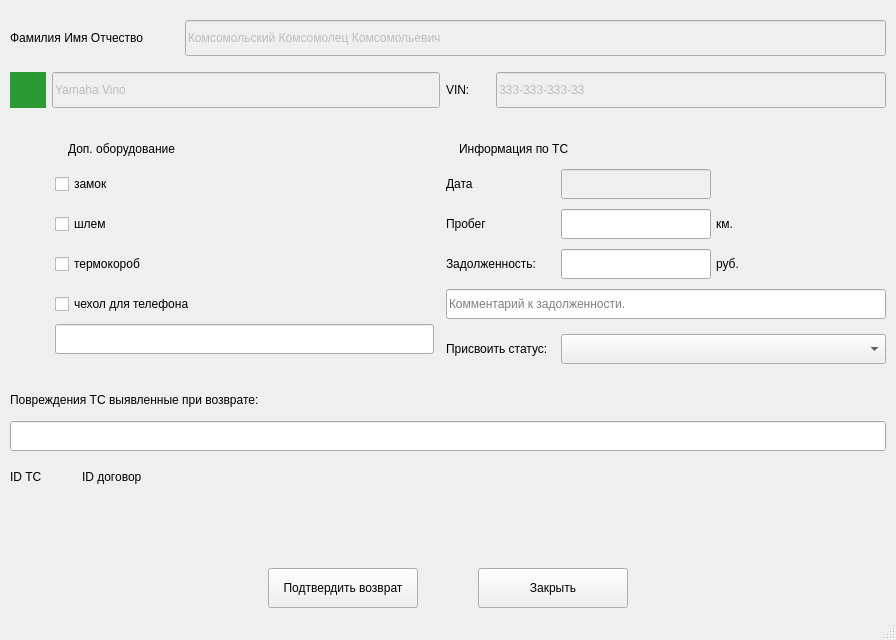
<?xml version="1.0" encoding="UTF-8"?>
<ui version="4.0">
 <class>WindowReturnVehicle</class>
 <widget class="QMainWindow" name="WindowReturnVehicle">
  <property name="geometry">
   <rect>
    <x>0</x>
    <y>0</y>
    <width>896</width>
    <height>640</height>
   </rect>
  </property>
  <property name="minimumSize">
   <size>
    <width>896</width>
    <height>640</height>
   </size>
  </property>
  <property name="maximumSize">
   <size>
    <width>896</width>
    <height>640</height>
   </size>
  </property>
  <property name="windowTitle">
   <string>MainWindow</string>
  </property>
  <property name="styleSheet">
   <string notr="true"/>
  </property>
  <widget class="QWidget" name="centralwidget">
   <layout class="QVBoxLayout" name="verticalLayout_3">
    <property name="leftMargin">
     <number>10</number>
    </property>
    <property name="topMargin">
     <number>20</number>
    </property>
    <property name="rightMargin">
     <number>10</number>
    </property>
    <property name="bottomMargin">
     <number>10</number>
    </property>
    <item>
     <layout class="QHBoxLayout" name="horizontalLayout_5">
      <property name="spacing">
       <number>5</number>
      </property>
      <item>
       <widget class="QLabel" name="label">
        <property name="minimumSize">
         <size>
          <width>170</width>
          <height>0</height>
         </size>
        </property>
        <property name="maximumSize">
         <size>
          <width>170</width>
          <height>16777215</height>
         </size>
        </property>
        <property name="text">
         <string>Фамилия Имя Отчество</string>
        </property>
       </widget>
      </item>
      <item>
       <widget class="QLineEdit" name="le_fio_arendator">
        <property name="enabled">
         <bool>false</bool>
        </property>
        <property name="minimumSize">
         <size>
          <width>0</width>
          <height>36</height>
         </size>
        </property>
        <property name="text">
         <string>Комсомольский Комсомолец Комсомольевич</string>
        </property>
       </widget>
      </item>
     </layout>
    </item>
    <item>
     <layout class="QHBoxLayout" name="horizontalLayout_13">
      <property name="topMargin">
       <number>10</number>
      </property>
      <property name="bottomMargin">
       <number>10</number>
      </property>
      <item>
       <widget class="QLabel" name="lbl_color_ts">
        <property name="minimumSize">
         <size>
          <width>36</width>
          <height>36</height>
         </size>
        </property>
        <property name="maximumSize">
         <size>
          <width>36</width>
          <height>36</height>
         </size>
        </property>
        <property name="styleSheet">
         <string notr="true">background-color: rgb(44, 153, 52);</string>
        </property>
        <property name="text">
         <string/>
        </property>
       </widget>
      </item>
      <item>
       <widget class="QLineEdit" name="lbl_ts">
        <property name="enabled">
         <bool>false</bool>
        </property>
        <property name="minimumSize">
         <size>
          <width>340</width>
          <height>36</height>
         </size>
        </property>
        <property name="maximumSize">
         <size>
          <width>388</width>
          <height>36</height>
         </size>
        </property>
        <property name="text">
         <string>Yamaha Vino</string>
        </property>
       </widget>
      </item>
      <item>
       <widget class="QLabel" name="label_12">
        <property name="minimumSize">
         <size>
          <width>0</width>
          <height>0</height>
         </size>
        </property>
        <property name="maximumSize">
         <size>
          <width>16777215</width>
          <height>16777215</height>
         </size>
        </property>
        <property name="text">
         <string>VIN:</string>
        </property>
       </widget>
      </item>
      <item>
       <widget class="QLineEdit" name="lbl_vin_ts">
        <property name="enabled">
         <bool>false</bool>
        </property>
        <property name="minimumSize">
         <size>
          <width>390</width>
          <height>36</height>
         </size>
        </property>
        <property name="maximumSize">
         <size>
          <width>390</width>
          <height>36</height>
         </size>
        </property>
        <property name="text">
         <string>333-333-333-33</string>
        </property>
       </widget>
      </item>
     </layout>
    </item>
    <item>
     <layout class="QHBoxLayout" name="horizontalLayout">
      <property name="spacing">
       <number>0</number>
      </property>
      <property name="topMargin">
       <number>10</number>
      </property>
      <property name="rightMargin">
       <number>0</number>
      </property>
      <item>
       <widget class="QFrame" name="grb_equipment">
        <property name="minimumSize">
         <size>
          <width>380</width>
          <height>245</height>
         </size>
        </property>
        <property name="maximumSize">
         <size>
          <width>16777215</width>
          <height>245</height>
         </size>
        </property>
        <property name="styleSheet">
         <string notr="true"/>
        </property>
        <layout class="QVBoxLayout" name="verticalLayout_4">
         <property name="spacing">
          <number>5</number>
         </property>
         <property name="leftMargin">
          <number>45</number>
         </property>
         <property name="topMargin">
          <number>0</number>
         </property>
         <property name="rightMargin">
          <number>12</number>
         </property>
         <property name="bottomMargin">
          <number>0</number>
         </property>
         <item>
          <widget class="QLabel" name="label_16">
           <property name="minimumSize">
            <size>
             <width>0</width>
             <height>30</height>
            </size>
           </property>
           <property name="maximumSize">
            <size>
             <width>16777215</width>
             <height>30</height>
            </size>
           </property>
           <property name="styleSheet">
            <string notr="true">padding-left: 10px;</string>
           </property>
           <property name="text">
            <string>Доп. оборудование</string>
           </property>
          </widget>
         </item>
         <item>
          <layout class="QVBoxLayout" name="checkboxes_layout">
           <property name="spacing">
            <number>10</number>
           </property>
           <property name="topMargin">
            <number>0</number>
           </property>
           <property name="rightMargin">
            <number>0</number>
           </property>
           <item>
            <widget class="QCheckBox" name="chb_lock">
             <property name="sizePolicy">
              <sizepolicy hsizetype="Expanding" vsizetype="Minimum">
               <horstretch>0</horstretch>
               <verstretch>0</verstretch>
              </sizepolicy>
             </property>
             <property name="minimumSize">
              <size>
               <width>0</width>
               <height>30</height>
              </size>
             </property>
             <property name="maximumSize">
              <size>
               <width>16777215</width>
               <height>30</height>
              </size>
             </property>
             <property name="cursor">
              <cursorShape>PointingHandCursor</cursorShape>
             </property>
             <property name="text">
              <string>замок</string>
             </property>
             <property name="iconSize">
              <size>
               <width>20</width>
               <height>20</height>
              </size>
             </property>
            </widget>
           </item>
           <item>
            <widget class="QCheckBox" name="chb_shlem">
             <property name="sizePolicy">
              <sizepolicy hsizetype="Expanding" vsizetype="Minimum">
               <horstretch>0</horstretch>
               <verstretch>0</verstretch>
              </sizepolicy>
             </property>
             <property name="minimumSize">
              <size>
               <width>0</width>
               <height>30</height>
              </size>
             </property>
             <property name="maximumSize">
              <size>
               <width>16777215</width>
               <height>30</height>
              </size>
             </property>
             <property name="cursor">
              <cursorShape>PointingHandCursor</cursorShape>
             </property>
             <property name="text">
              <string>шлем</string>
             </property>
            </widget>
           </item>
           <item>
            <widget class="QCheckBox" name="chb_termocorob">
             <property name="sizePolicy">
              <sizepolicy hsizetype="Expanding" vsizetype="Minimum">
               <horstretch>0</horstretch>
               <verstretch>0</verstretch>
              </sizepolicy>
             </property>
             <property name="minimumSize">
              <size>
               <width>0</width>
               <height>30</height>
              </size>
             </property>
             <property name="maximumSize">
              <size>
               <width>16777215</width>
               <height>30</height>
              </size>
             </property>
             <property name="cursor">
              <cursorShape>PointingHandCursor</cursorShape>
             </property>
             <property name="text">
              <string>термокороб</string>
             </property>
            </widget>
           </item>
           <item>
            <widget class="QCheckBox" name="chb_chehol">
             <property name="sizePolicy">
              <sizepolicy hsizetype="Expanding" vsizetype="Minimum">
               <horstretch>0</horstretch>
               <verstretch>0</verstretch>
              </sizepolicy>
             </property>
             <property name="minimumSize">
              <size>
               <width>0</width>
               <height>30</height>
              </size>
             </property>
             <property name="maximumSize">
              <size>
               <width>16777215</width>
               <height>30</height>
              </size>
             </property>
             <property name="cursor">
              <cursorShape>PointingHandCursor</cursorShape>
             </property>
             <property name="text">
              <string>чехол для телефона</string>
             </property>
            </widget>
           </item>
          </layout>
         </item>
         <item>
          <layout class="QHBoxLayout" name="horizontalLayout_3">
           <property name="spacing">
            <number>5</number>
           </property>
           <property name="topMargin">
            <number>0</number>
           </property>
           <item>
            <widget class="QLineEdit" name="le_equipment">
             <property name="sizePolicy">
              <sizepolicy hsizetype="Expanding" vsizetype="Fixed">
               <horstretch>0</horstretch>
               <verstretch>0</verstretch>
              </sizepolicy>
             </property>
             <property name="minimumSize">
              <size>
               <width>0</width>
               <height>30</height>
              </size>
             </property>
             <property name="maximumSize">
              <size>
               <width>16777215</width>
               <height>30</height>
              </size>
             </property>
            </widget>
           </item>
          </layout>
         </item>
         <item>
          <spacer name="verticalSpacer_3">
           <property name="orientation">
            <enum>Qt::Vertical</enum>
           </property>
           <property name="sizeHint" stdset="0">
            <size>
             <width>20</width>
             <height>40</height>
            </size>
           </property>
          </spacer>
         </item>
        </layout>
       </widget>
      </item>
      <item>
       <widget class="QFrame" name="infoBox">
        <property name="minimumSize">
         <size>
          <width>440</width>
          <height>245</height>
         </size>
        </property>
        <property name="maximumSize">
         <size>
          <width>440</width>
          <height>245</height>
         </size>
        </property>
        <property name="styleSheet">
         <string notr="true"/>
        </property>
        <layout class="QVBoxLayout" name="verticalLayout_2">
         <property name="spacing">
          <number>5</number>
         </property>
         <property name="leftMargin">
          <number>0</number>
         </property>
         <property name="topMargin">
          <number>0</number>
         </property>
         <property name="rightMargin">
          <number>0</number>
         </property>
         <property name="bottomMargin">
          <number>0</number>
         </property>
         <item>
          <widget class="QLabel" name="label_15">
           <property name="minimumSize">
            <size>
             <width>0</width>
             <height>30</height>
            </size>
           </property>
           <property name="maximumSize">
            <size>
             <width>16777215</width>
             <height>30</height>
            </size>
           </property>
           <property name="styleSheet">
            <string notr="true">padding-left: 10px;</string>
           </property>
           <property name="text">
            <string>Информация по ТС</string>
           </property>
          </widget>
         </item>
         <item>
          <layout class="QVBoxLayout" name="verticalLayout_6">
           <property name="spacing">
            <number>10</number>
           </property>
           <property name="topMargin">
            <number>0</number>
           </property>
           <property name="bottomMargin">
            <number>0</number>
           </property>
           <item>
            <layout class="QHBoxLayout" name="horizontalLayout_9">
             <property name="spacing">
              <number>5</number>
             </property>
             <property name="bottomMargin">
              <number>0</number>
             </property>
             <item>
              <widget class="QLabel" name="label_3">
               <property name="sizePolicy">
                <sizepolicy hsizetype="Fixed" vsizetype="Preferred">
                 <horstretch>0</horstretch>
                 <verstretch>0</verstretch>
                </sizepolicy>
               </property>
               <property name="minimumSize">
                <size>
                 <width>110</width>
                 <height>0</height>
                </size>
               </property>
               <property name="maximumSize">
                <size>
                 <width>110</width>
                 <height>16777215</height>
                </size>
               </property>
               <property name="text">
                <string>Дата</string>
               </property>
              </widget>
             </item>
             <item>
              <widget class="QLineEdit" name="date_return">
               <property name="enabled">
                <bool>false</bool>
               </property>
               <property name="minimumSize">
                <size>
                 <width>150</width>
                 <height>30</height>
                </size>
               </property>
               <property name="maximumSize">
                <size>
                 <width>150</width>
                 <height>30</height>
                </size>
               </property>
              </widget>
             </item>
             <item>
              <widget class="QLabel" name="label_9">
               <property name="sizePolicy">
                <sizepolicy hsizetype="Expanding" vsizetype="Preferred">
                 <horstretch>0</horstretch>
                 <verstretch>0</verstretch>
                </sizepolicy>
               </property>
               <property name="minimumSize">
                <size>
                 <width>0</width>
                 <height>0</height>
                </size>
               </property>
               <property name="maximumSize">
                <size>
                 <width>16777215</width>
                 <height>16777215</height>
                </size>
               </property>
               <property name="text">
                <string/>
               </property>
              </widget>
             </item>
            </layout>
           </item>
           <item>
            <layout class="QHBoxLayout" name="horizontalLayout_8">
             <property name="spacing">
              <number>5</number>
             </property>
             <property name="bottomMargin">
              <number>0</number>
             </property>
             <item>
              <widget class="QLabel" name="label_4">
               <property name="sizePolicy">
                <sizepolicy hsizetype="Fixed" vsizetype="Preferred">
                 <horstretch>0</horstretch>
                 <verstretch>0</verstretch>
                </sizepolicy>
               </property>
               <property name="minimumSize">
                <size>
                 <width>110</width>
                 <height>0</height>
                </size>
               </property>
               <property name="maximumSize">
                <size>
                 <width>110</width>
                 <height>16777215</height>
                </size>
               </property>
               <property name="text">
                <string>Пробег</string>
               </property>
              </widget>
             </item>
             <item>
              <widget class="QLineEdit" name="le_prev_mileage">
               <property name="sizePolicy">
                <sizepolicy hsizetype="Fixed" vsizetype="Preferred">
                 <horstretch>0</horstretch>
                 <verstretch>0</verstretch>
                </sizepolicy>
               </property>
               <property name="minimumSize">
                <size>
                 <width>150</width>
                 <height>30</height>
                </size>
               </property>
               <property name="maximumSize">
                <size>
                 <width>150</width>
                 <height>30</height>
                </size>
               </property>
              </widget>
             </item>
             <item>
              <widget class="QLabel" name="label_5">
               <property name="sizePolicy">
                <sizepolicy hsizetype="Expanding" vsizetype="Preferred">
                 <horstretch>0</horstretch>
                 <verstretch>0</verstretch>
                </sizepolicy>
               </property>
               <property name="minimumSize">
                <size>
                 <width>0</width>
                 <height>0</height>
                </size>
               </property>
               <property name="maximumSize">
                <size>
                 <width>16777215</width>
                 <height>16777215</height>
                </size>
               </property>
               <property name="text">
                <string>км.</string>
               </property>
              </widget>
             </item>
             <item>
              <widget class="QLabel" name="lbl_error">
               <property name="font">
                <font>
                 <pointsize>7</pointsize>
                </font>
               </property>
               <property name="text">
                <string/>
               </property>
              </widget>
             </item>
            </layout>
           </item>
           <item>
            <layout class="QHBoxLayout" name="horizontalLayout_4">
             <property name="spacing">
              <number>5</number>
             </property>
             <property name="bottomMargin">
              <number>0</number>
             </property>
             <item alignment="Qt::AlignLeft">
              <widget class="QLabel" name="label_8">
               <property name="sizePolicy">
                <sizepolicy hsizetype="Fixed" vsizetype="Preferred">
                 <horstretch>0</horstretch>
                 <verstretch>0</verstretch>
                </sizepolicy>
               </property>
               <property name="minimumSize">
                <size>
                 <width>110</width>
                 <height>0</height>
                </size>
               </property>
               <property name="maximumSize">
                <size>
                 <width>110</width>
                 <height>16777215</height>
                </size>
               </property>
               <property name="text">
                <string>Задолженность:</string>
               </property>
              </widget>
             </item>
             <item>
              <widget class="QLineEdit" name="le_size_dolg">
               <property name="sizePolicy">
                <sizepolicy hsizetype="Fixed" vsizetype="Preferred">
                 <horstretch>0</horstretch>
                 <verstretch>0</verstretch>
                </sizepolicy>
               </property>
               <property name="minimumSize">
                <size>
                 <width>150</width>
                 <height>30</height>
                </size>
               </property>
               <property name="maximumSize">
                <size>
                 <width>150</width>
                 <height>30</height>
                </size>
               </property>
              </widget>
             </item>
             <item>
              <widget class="QLabel" name="label_2">
               <property name="sizePolicy">
                <sizepolicy hsizetype="Expanding" vsizetype="Preferred">
                 <horstretch>0</horstretch>
                 <verstretch>0</verstretch>
                </sizepolicy>
               </property>
               <property name="minimumSize">
                <size>
                 <width>0</width>
                 <height>0</height>
                </size>
               </property>
               <property name="maximumSize">
                <size>
                 <width>16777215</width>
                 <height>16777215</height>
                </size>
               </property>
               <property name="text">
                <string>руб.</string>
               </property>
              </widget>
             </item>
             <item>
              <widget class="QLabel" name="lbl_error_2">
               <property name="text">
                <string/>
               </property>
              </widget>
             </item>
            </layout>
           </item>
           <item>
            <layout class="QHBoxLayout" name="horizontalLayout_10">
             <property name="spacing">
              <number>5</number>
             </property>
             <property name="bottomMargin">
              <number>0</number>
             </property>
             <item>
              <widget class="QLineEdit" name="le_comment_size_dolg">
               <property name="minimumSize">
                <size>
                 <width>400</width>
                 <height>30</height>
                </size>
               </property>
               <property name="maximumSize">
                <size>
                 <width>16777215</width>
                 <height>30</height>
                </size>
               </property>
               <property name="placeholderText">
                <string>Комментарий к задолженности.</string>
               </property>
              </widget>
             </item>
            </layout>
           </item>
          </layout>
         </item>
         <item>
          <layout class="QHBoxLayout" name="horizontalLayout_6">
           <property name="spacing">
            <number>5</number>
           </property>
           <property name="topMargin">
            <number>10</number>
           </property>
           <item>
            <widget class="QLabel" name="label_11">
             <property name="sizePolicy">
              <sizepolicy hsizetype="Fixed" vsizetype="Preferred">
               <horstretch>0</horstretch>
               <verstretch>0</verstretch>
              </sizepolicy>
             </property>
             <property name="minimumSize">
              <size>
               <width>110</width>
               <height>0</height>
              </size>
             </property>
             <property name="maximumSize">
              <size>
               <width>110</width>
               <height>16777215</height>
              </size>
             </property>
             <property name="text">
              <string>Присвоить статус:</string>
             </property>
            </widget>
           </item>
           <item>
            <widget class="QComboBox" name="cb_status_ts">
             <property name="sizePolicy">
              <sizepolicy hsizetype="Expanding" vsizetype="Fixed">
               <horstretch>0</horstretch>
               <verstretch>0</verstretch>
              </sizepolicy>
             </property>
             <property name="minimumSize">
              <size>
               <width>0</width>
               <height>30</height>
              </size>
             </property>
             <property name="maximumSize">
              <size>
               <width>16777215</width>
               <height>30</height>
              </size>
             </property>
             <property name="cursor">
              <cursorShape>PointingHandCursor</cursorShape>
             </property>
            </widget>
           </item>
          </layout>
         </item>
         <item>
          <spacer name="verticalSpacer_2">
           <property name="orientation">
            <enum>Qt::Vertical</enum>
           </property>
           <property name="sizeHint" stdset="0">
            <size>
             <width>20</width>
             <height>40</height>
            </size>
           </property>
          </spacer>
         </item>
        </layout>
       </widget>
      </item>
     </layout>
    </item>
    <item>
     <widget class="QLabel" name="label_10">
      <property name="sizePolicy">
       <sizepolicy hsizetype="Expanding" vsizetype="Preferred">
        <horstretch>0</horstretch>
        <verstretch>0</verstretch>
       </sizepolicy>
      </property>
      <property name="minimumSize">
       <size>
        <width>0</width>
        <height>30</height>
       </size>
      </property>
      <property name="maximumSize">
       <size>
        <width>16777215</width>
        <height>16777215</height>
       </size>
      </property>
      <property name="text">
       <string>Повреждения ТС выявленные при возврате:</string>
      </property>
     </widget>
    </item>
    <item>
     <layout class="QVBoxLayout" name="verticalLayout_5">
      <property name="spacing">
       <number>5</number>
      </property>
      <property name="bottomMargin">
       <number>10</number>
      </property>
      <item>
       <widget class="QLineEdit" name="le_defect">
        <property name="minimumSize">
         <size>
          <width>0</width>
          <height>30</height>
         </size>
        </property>
        <property name="maximumSize">
         <size>
          <width>16777215</width>
          <height>30</height>
         </size>
        </property>
       </widget>
      </item>
     </layout>
    </item>
    <item>
     <layout class="QHBoxLayout" name="horizontalLayout_12">
      <property name="spacing">
       <number>5</number>
      </property>
      <property name="bottomMargin">
       <number>0</number>
      </property>
      <item>
       <widget class="QLabel" name="label_13">
        <property name="text">
         <string>ID ТС</string>
        </property>
       </widget>
      </item>
      <item>
       <widget class="QLabel" name="lbl_ts_id">
        <property name="minimumSize">
         <size>
          <width>30</width>
          <height>0</height>
         </size>
        </property>
        <property name="text">
         <string/>
        </property>
       </widget>
      </item>
      <item>
       <widget class="QLabel" name="label_6">
        <property name="text">
         <string>ID договор</string>
        </property>
       </widget>
      </item>
      <item>
       <widget class="QLabel" name="lbl_dogovor_id">
        <property name="minimumSize">
         <size>
          <width>30</width>
          <height>0</height>
         </size>
        </property>
        <property name="text">
         <string/>
        </property>
       </widget>
      </item>
      <item>
       <spacer name="horizontalSpacer_5">
        <property name="orientation">
         <enum>Qt::Horizontal</enum>
        </property>
        <property name="sizeHint" stdset="0">
         <size>
          <width>40</width>
          <height>20</height>
         </size>
        </property>
       </spacer>
      </item>
     </layout>
    </item>
    <item>
     <spacer name="verticalSpacer">
      <property name="orientation">
       <enum>Qt::Vertical</enum>
      </property>
      <property name="sizeHint" stdset="0">
       <size>
        <width>20</width>
        <height>100</height>
       </size>
      </property>
     </spacer>
    </item>
    <item>
     <layout class="QHBoxLayout" name="horizontalLayout_2">
      <property name="spacing">
       <number>5</number>
      </property>
      <item>
       <spacer name="horizontalSpacer">
        <property name="orientation">
         <enum>Qt::Horizontal</enum>
        </property>
        <property name="sizeHint" stdset="0">
         <size>
          <width>40</width>
          <height>20</height>
         </size>
        </property>
       </spacer>
      </item>
      <item>
       <widget class="QPushButton" name="btn_save">
        <property name="minimumSize">
         <size>
          <width>150</width>
          <height>40</height>
         </size>
        </property>
        <property name="cursor">
         <cursorShape>PointingHandCursor</cursorShape>
        </property>
        <property name="text">
         <string>Подтвердить возврат</string>
        </property>
       </widget>
      </item>
      <item>
       <widget class="QLabel" name="label_14">
        <property name="minimumSize">
         <size>
          <width>50</width>
          <height>40</height>
         </size>
        </property>
        <property name="text">
         <string/>
        </property>
       </widget>
      </item>
      <item>
       <widget class="QPushButton" name="btn_close">
        <property name="minimumSize">
         <size>
          <width>150</width>
          <height>40</height>
         </size>
        </property>
        <property name="cursor">
         <cursorShape>PointingHandCursor</cursorShape>
        </property>
        <property name="text">
         <string>Закрыть</string>
        </property>
       </widget>
      </item>
      <item>
       <spacer name="horizontalSpacer_2">
        <property name="orientation">
         <enum>Qt::Horizontal</enum>
        </property>
        <property name="sizeHint" stdset="0">
         <size>
          <width>40</width>
          <height>20</height>
         </size>
        </property>
       </spacer>
      </item>
     </layout>
    </item>
   </layout>
  </widget>
  <widget class="QStatusBar" name="statusbar"/>
 </widget>
 <resources/>
 <connections/>
</ui>
